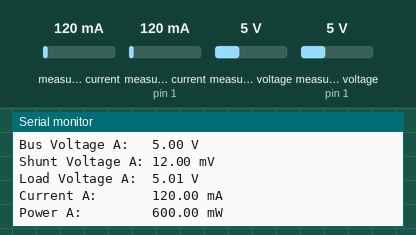
This sketch was run on a simulated Arduino Leonardo, built with avr-gcc and run on an emulated ATmega32U4. Shown: the last lines printed to the serial monitor. Inputs (shaded band) come from the test bench; at power-on: measured current 120 mA, measured current (sensor on pin 1) 120 mA, measured voltage 5 V, measured voltage (sensor on pin 1) 5 V.

Above: at 1.2 s.
1.3 s: measured current (sensor 0) set to 40 mA
At 3.4 s:
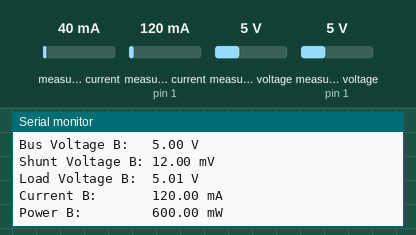
4.6 s: measured current (sensor on pin 1) set to 40 mA
At 6.6 s:
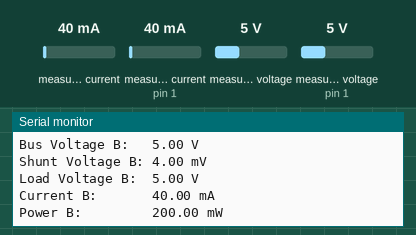
7.9 s: measured voltage (sensor 0) set to 0.3 V
At 9.0 s:
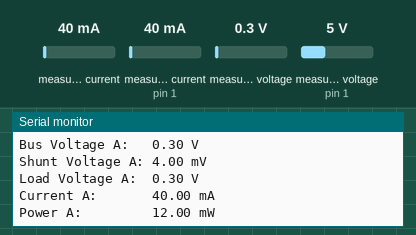
11.2 s: measured voltage (sensor on pin 1) set to 0.3 V
At 14.4 s:
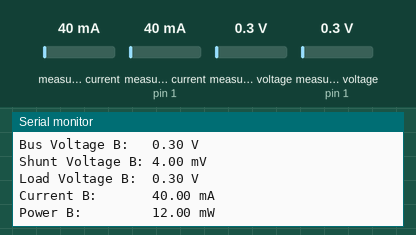
14.5 s: measured current (sensor 0) set to 500 mA
At 16.6 s:
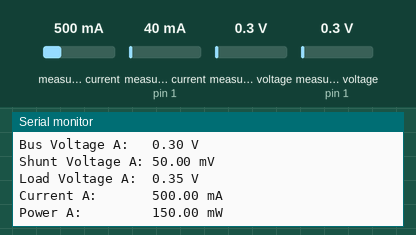
17.8 s: measured current (sensor on pin 1) set to 500 mA
At 18.7 s:
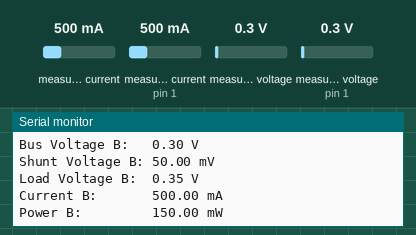
Timing chart, 0 to 20.8 s (numbered marks = the images above; inputs shaded):
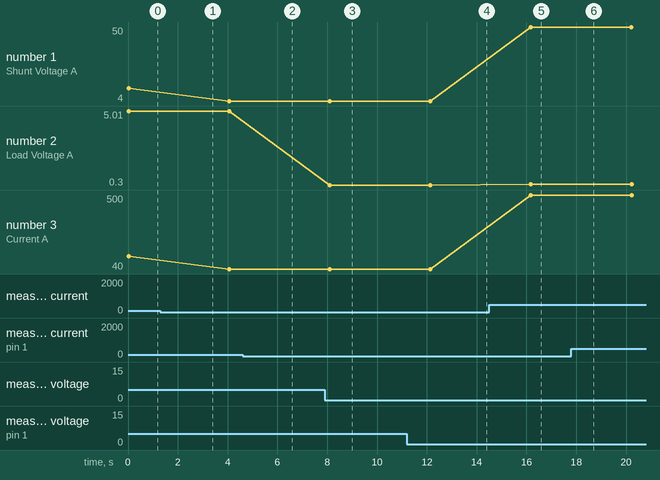

The sketch:

getcurrent_-_2_INA219.ino
```cpp
#include <Wire.h>
#include <Adafruit_INA219.h>

Adafruit_INA219 ina219;
Adafruit_INA219 ina219_A;
Adafruit_INA219 ina219_B(0x41);


void setup(void)
{
  ina219_A.begin();  // Initialize first board (default address 0x40)
  ina219_B.begin();  // Initialize second board with the address 0x41


  Serial.begin(115200);
  while (!Serial) {
      // will pause Zero, Leonardo, etc until serial console opens
   delay(1);
  }

  uint32_t currentFrequency;

Serial.println("Hello!");

Serial.println("Measuring voltage and current with INA219s ...");
}

void loop(void)
{
  float shuntvoltage = 0;
  float busvoltage = 0;
  float current_mA = 0;
  float loadvoltage = 0;
  float power_mW = 0;

  shuntvoltage = ina219_A.getShuntVoltage_mV();
  busvoltage = ina219_A.getBusVoltage_V();
  current_mA = ina219_A.getCurrent_mA();
  power_mW = ina219_A.getPower_mW();
  loadvoltage = busvoltage + (shuntvoltage / 1000);

  shuntvoltage = ina219_A.getShuntVoltage_mV();
  busvoltage = ina219_A.getBusVoltage_V();
  current_mA = ina219_A.getCurrent_mA();
  power_mW = ina219_A.getPower_mW();
  loadvoltage = busvoltage + (shuntvoltage / 1000);

  Serial.println("Measuring voltage and current with INA219_A ...");
  Serial.print("Bus Voltage A:   "); Serial.print(busvoltage); Serial.println(" V");
  Serial.print("Shunt Voltage A: "); Serial.print(shuntvoltage); Serial.println(" mV");
  Serial.print("Load Voltage A:  "); Serial.print(loadvoltage); Serial.println(" V");
  Serial.print("Current A:       "); Serial.print(current_mA); Serial.println(" mA");
  Serial.print("Power A:         "); Serial.print(power_mW); Serial.println(" mW");
 Serial.println("");
  delay(2000);
   Serial.println("Measuring voltage and current with INA219_B ...");
  shuntvoltage = ina219_B.getShuntVoltage_mV();
  busvoltage = ina219_B.getBusVoltage_V();
  current_mA = ina219_B.getCurrent_mA();
  power_mW = ina219_B.getPower_mW();
  loadvoltage = busvoltage + (shuntvoltage / 1000);
  Serial.print("Bus Voltage B:   "); Serial.print(busvoltage); Serial.println(" V");
  Serial.print("Shunt Voltage B: "); Serial.print(shuntvoltage); Serial.println(" mV");
  Serial.print("Load Voltage B:  "); Serial.print(loadvoltage); Serial.println(" V");
  Serial.print("Current B:       "); Serial.print(current_mA); Serial.println(" mA");
  Serial.print("Power B:         "); Serial.print(power_mW); Serial.println(" mW");
 Serial.println("");
  delay(2000);
}
```

Measured:
- after the input at 4.6 s, the serial monitor: prints a new line after 1.5 s (image 2)
- after the input at 7.9 s, the serial monitor: prints a new line after 0.20 s (image 3)
- after the input at 11.2 s, the serial monitor: prints a new line after 3.0 s (image 4)
- after the input at 14.5 s, the serial monitor: prints a new line after 1.7 s (image 5)
- after the input at 17.8 s, the serial monitor: prints a new line after 0.39 s (image 6)
- plotted number 1: 12 → 4 after the input at 1.3 s, 4 → 50 after the input at 14.5 s
- plotted number 2: 5 → 0.3 after the input at 7.9 s, 0.3 → 0.35 after the input at 14.5 s
- plotted number 3: 120 → 40 after the input at 1.3 s, 40 → 500 after the input at 14.5 s
